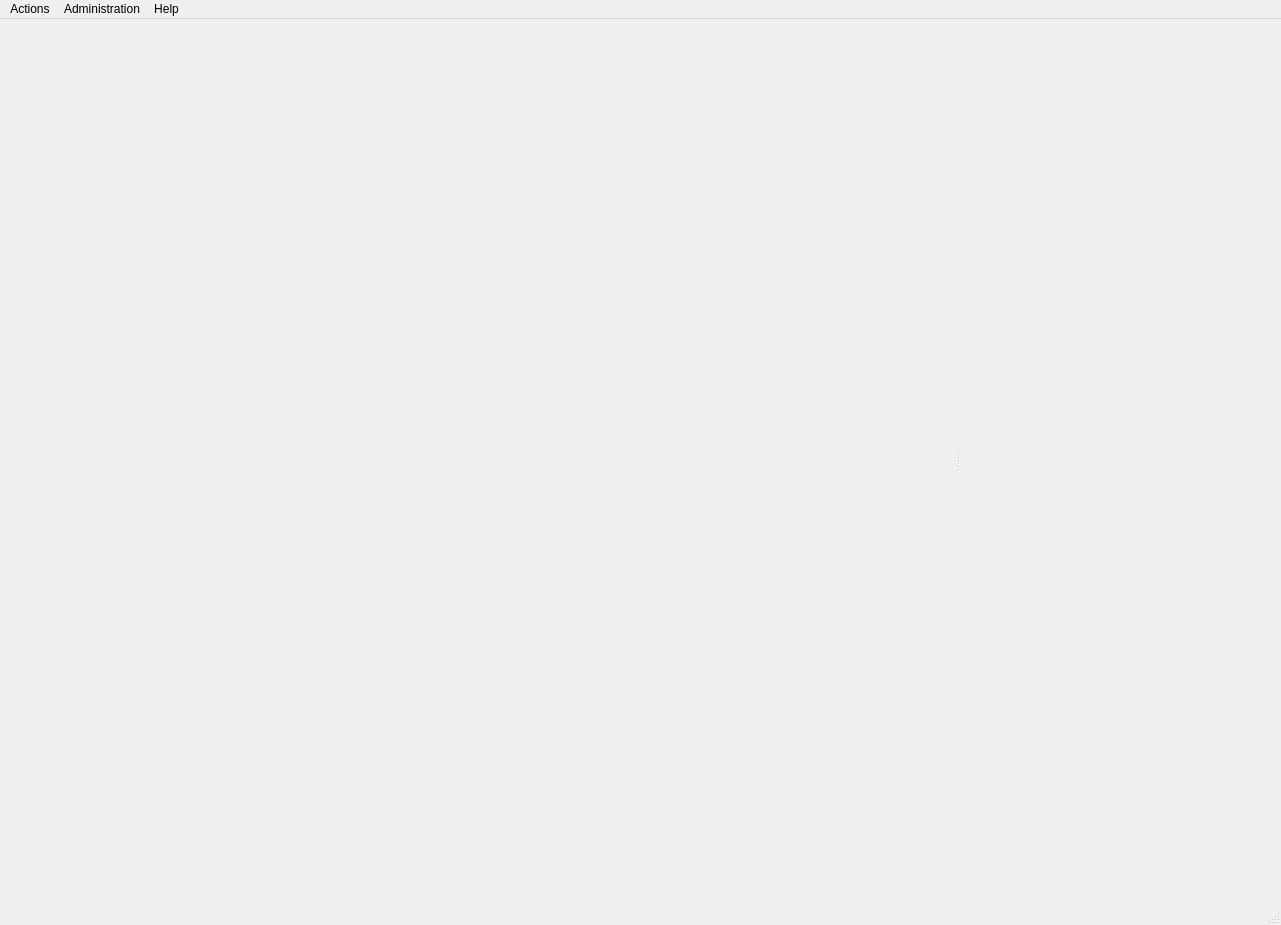
<?xml version="1.0" encoding="UTF-8"?>
<ui version="4.0">
 <class>QMainAlderWindow</class>
 <widget class="QMainWindow" name="QMainAlderWindow">
  <property name="windowModality">
   <enum>Qt::ApplicationModal</enum>
  </property>
  <property name="enabled">
   <bool>true</bool>
  </property>
  <property name="geometry">
   <rect>
    <x>0</x>
    <y>0</y>
    <width>1281</width>
    <height>925</height>
   </rect>
  </property>
  <property name="sizePolicy">
   <sizepolicy hsizetype="Expanding" vsizetype="Expanding">
    <horstretch>0</horstretch>
    <verstretch>0</verstretch>
   </sizepolicy>
  </property>
  <property name="minimumSize">
   <size>
    <width>800</width>
    <height>600</height>
   </size>
  </property>
  <property name="acceptDrops">
   <bool>false</bool>
  </property>
  <property name="windowTitle">
   <string>Alder</string>
  </property>
  <property name="windowIcon">
   <iconset resource="resources/QAlderApplication.qrc">
    <normaloff>:/icons/alder32x32.png</normaloff>:/icons/alder32x32.png</iconset>
  </property>
  <property name="dockNestingEnabled">
   <bool>true</bool>
  </property>
  <property name="unifiedTitleAndToolBarOnMac">
   <bool>false</bool>
  </property>
  <widget class="QWidget" name="centralwidget">
   <property name="sizePolicy">
    <sizepolicy hsizetype="Expanding" vsizetype="Expanding">
     <horstretch>0</horstretch>
     <verstretch>0</verstretch>
    </sizepolicy>
   </property>
   <property name="contextMenuPolicy">
    <enum>Qt::DefaultContextMenu</enum>
   </property>
   <layout class="QHBoxLayout" name="horizontalLayout">
    <item>
     <widget class="QAlderDicomTagWidget" name="dicomTagWidget" native="true">
      <property name="sizePolicy">
       <sizepolicy hsizetype="Expanding" vsizetype="Preferred">
        <horstretch>0</horstretch>
        <verstretch>0</verstretch>
       </sizepolicy>
      </property>
      <property name="minimumSize">
       <size>
        <width>300</width>
        <height>0</height>
       </size>
      </property>
      <property name="sizeIncrement">
       <size>
        <width>0</width>
        <height>0</height>
       </size>
      </property>
     </widget>
    </item>
    <item>
     <widget class="QSplitter" name="splitter">
      <property name="orientation">
       <enum>Qt::Horizontal</enum>
      </property>
      <property name="handleWidth">
       <number>10</number>
      </property>
      <property name="childrenCollapsible">
       <bool>false</bool>
      </property>
      <widget class="QAlderAtlasWidget" name="atlasWidget" native="true">
       <property name="sizePolicy">
        <sizepolicy hsizetype="Expanding" vsizetype="Preferred">
         <horstretch>0</horstretch>
         <verstretch>0</verstretch>
        </sizepolicy>
       </property>
       <property name="minimumSize">
        <size>
         <width>300</width>
         <height>0</height>
        </size>
       </property>
       <property name="sizeIncrement">
        <size>
         <width>0</width>
         <height>0</height>
        </size>
       </property>
      </widget>
      <widget class="QAlderInterviewWidget" name="interviewWidget" native="true">
       <property name="sizePolicy">
        <sizepolicy hsizetype="Expanding" vsizetype="Preferred">
         <horstretch>0</horstretch>
         <verstretch>0</verstretch>
        </sizepolicy>
       </property>
       <property name="minimumSize">
        <size>
         <width>300</width>
         <height>0</height>
        </size>
       </property>
       <property name="sizeIncrement">
        <size>
         <width>0</width>
         <height>0</height>
        </size>
       </property>
      </widget>
     </widget>
    </item>
   </layout>
  </widget>
  <widget class="QMenuBar" name="menubar">
   <property name="geometry">
    <rect>
     <x>0</x>
     <y>0</y>
     <width>1281</width>
     <height>25</height>
    </rect>
   </property>
   <widget class="QMenu" name="menuActions">
    <property name="title">
     <string>Actions</string>
    </property>
    <addaction name="actionOpenInterview"/>
    <addaction name="actionShowAtlas"/>
    <addaction name="actionShowDicomTags"/>
    <addaction name="actionSaveImage"/>
    <addaction name="actionLoadUIDs"/>
    <addaction name="separator"/>
    <addaction name="actionLogin"/>
    <addaction name="actionChangePassword"/>
    <addaction name="actionExit"/>
   </widget>
   <widget class="QMenu" name="menuHelp">
    <property name="title">
     <string>Help</string>
    </property>
    <addaction name="actionAbout"/>
    <addaction name="actionManual"/>
   </widget>
   <widget class="QMenu" name="menuAdministration">
    <property name="title">
     <string>Administration</string>
    </property>
    <addaction name="actionUserManagement"/>
    <addaction name="actionUpdateDatabase"/>
    <addaction name="actionReports"/>
    <addaction name="actionRatingCodes"/>
   </widget>
   <addaction name="menuActions"/>
   <addaction name="menuAdministration"/>
   <addaction name="menuHelp"/>
  </widget>
  <widget class="QStatusBar" name="statusbar"/>
  <action name="actionOpenInterview">
   <property name="enabled">
    <bool>false</bool>
   </property>
   <property name="text">
    <string>Open Interview</string>
   </property>
   <property name="statusTip">
    <string>Open an interview from the database</string>
   </property>
   <property name="shortcut">
    <string>Ctrl+I</string>
   </property>
  </action>
  <action name="actionShowAtlas">
   <property name="enabled">
    <bool>false</bool>
   </property>
   <property name="text">
    <string>Show Atlas</string>
   </property>
   <property name="shortcut">
    <string>Ctrl+A</string>
   </property>
  </action>
  <action name="actionNextInterview">
   <property name="enabled">
    <bool>false</bool>
   </property>
   <property name="text">
    <string>Next Interview</string>
   </property>
   <property name="shortcut">
    <string>Ctrl+N</string>
   </property>
  </action>
  <action name="actionLogin">
   <property name="text">
    <string>Login</string>
   </property>
   <property name="shortcut">
    <string>Ctrl+L</string>
   </property>
  </action>
  <action name="actionManageUsers">
   <property name="text">
    <string>User Management</string>
   </property>
  </action>
  <action name="actionExit">
   <property name="text">
    <string>Exit</string>
   </property>
   <property name="shortcut">
    <string>Ctrl+Q</string>
   </property>
  </action>
  <action name="actionAbout">
   <property name="text">
    <string>About</string>
   </property>
  </action>
  <action name="actionManual">
   <property name="text">
    <string>Manual</string>
   </property>
  </action>
  <action name="actionUpdateData">
   <property name="text">
    <string>Update Interview Database</string>
   </property>
  </action>
  <action name="actionUserManagement">
   <property name="text">
    <string>User Management</string>
   </property>
  </action>
  <action name="actionUpdateDatabase">
   <property name="text">
    <string>Update Database</string>
   </property>
  </action>
  <action name="actionShowDicomTags">
   <property name="text">
    <string>Show Dicom Tags</string>
   </property>
   <property name="shortcut">
    <string>Ctrl+T</string>
   </property>
  </action>
  <action name="actionChangePassword">
   <property name="text">
    <string>Change Password</string>
   </property>
   <property name="shortcut">
    <string>Ctrl+P</string>
   </property>
  </action>
  <action name="actionSaveImage">
   <property name="text">
    <string>Save Image</string>
   </property>
   <property name="toolTip">
    <string>Save image to file</string>
   </property>
  </action>
  <action name="actionLoadUIDs">
   <property name="text">
    <string>Load UIDs</string>
   </property>
  </action>
  <action name="actionReports">
   <property name="text">
    <string>Reports</string>
   </property>
  </action>
  <action name="actionRatingCodes">
   <property name="text">
    <string>Rating Codes</string>
   </property>
  </action>
 </widget>
 <customwidgets>
  <customwidget>
   <class>QAlderAtlasWidget</class>
   <extends>QWidget</extends>
   <header>QAlderAtlasWidget.h</header>
   <container>1</container>
  </customwidget>
  <customwidget>
   <class>QAlderDicomTagWidget</class>
   <extends>QWidget</extends>
   <header>QAlderDicomTagWidget.h</header>
   <container>1</container>
  </customwidget>
  <customwidget>
   <class>QAlderInterviewWidget</class>
   <extends>QWidget</extends>
   <header>QAlderInterviewWidget.h</header>
   <container>1</container>
  </customwidget>
 </customwidgets>
 <resources>
  <include location="resources/QAlderApplication.qrc"/>
 </resources>
 <connections/>
</ui>
